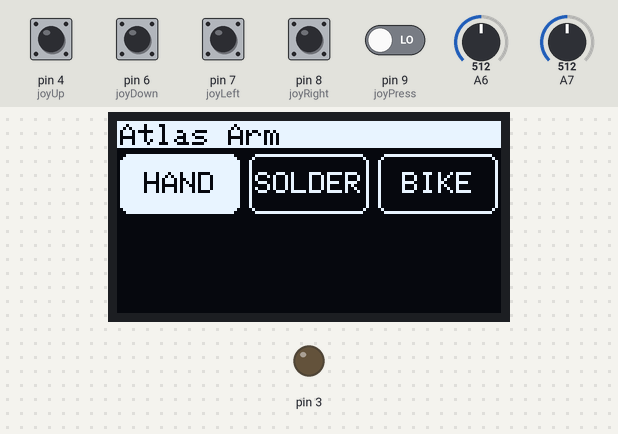
Bench run of a sketch on a simulated Arduino Nano, built with avr-gcc and run on an emulated ATmega328P. On the bench: 128×64 one-colour display, output pins drawn as LEDs (lit = HIGH). Inputs (shaded band) come from the test bench; at power-on: pin 4 (joyUp), pin 6 (joyDown), pin 7 (joyLeft), pin 8 (joyRight), pin 9 (joyPress) LOW, A6 = 512, A7 = 512. What the sketch prints to the serial monitor is not drawn.

Above: at 2.2 s.
2.3 s: pin 8 (joyRight) pulled HIGH for 0.15 s
At 3.1 s:
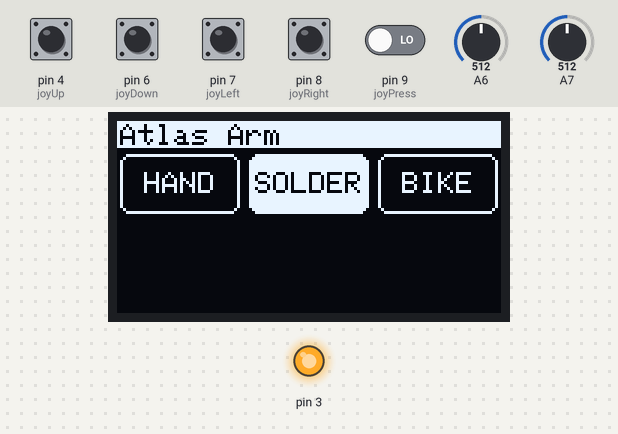
5.4 s: pin 6 (joyDown) pulled HIGH for 0.15 s
At 6.1 s:
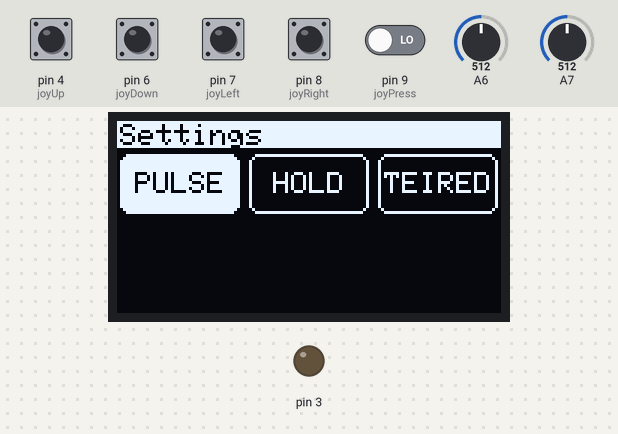
7.0 s: pin 6 (joyDown) pulled HIGH for 1 s
At 7.4 s:
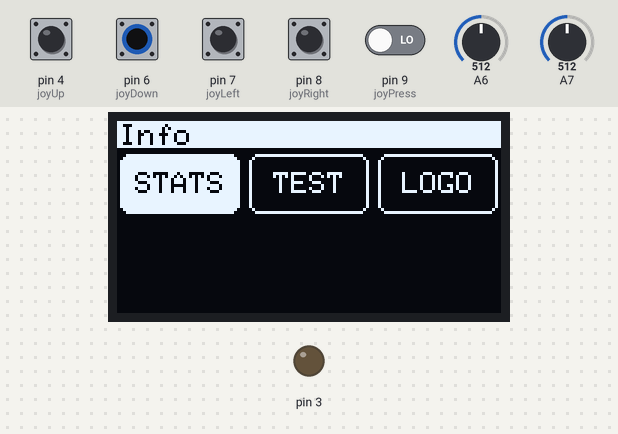
9.5 s: pin 8 (joyRight) pulled HIGH for 1 s
At 10.1 s:
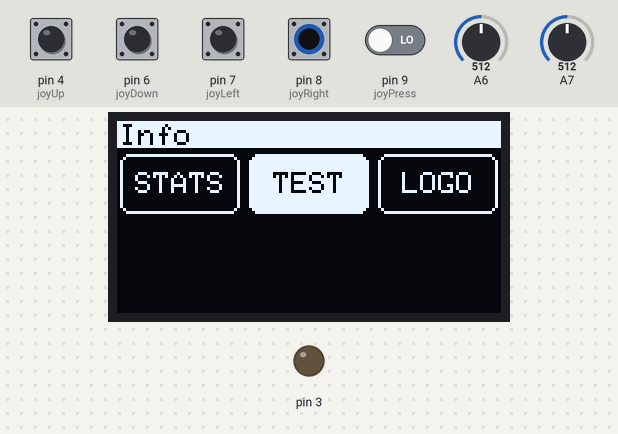
12.0 s: pin 8 (joyRight) pulled HIGH for 0.15 s
At 13.2 s:
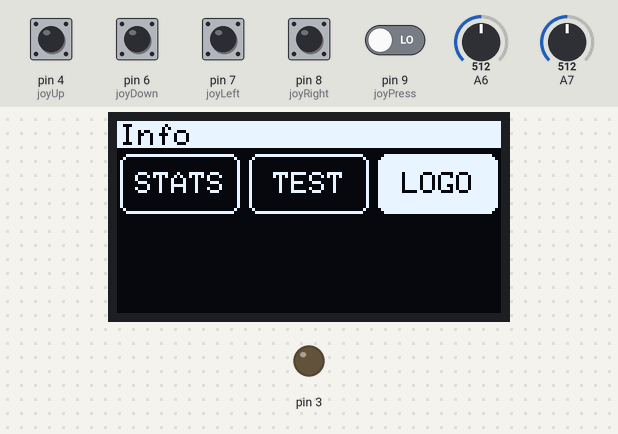
13.6 s: pin 4 (joyUp) pulled HIGH for 0.15 s
At 14.4 s:
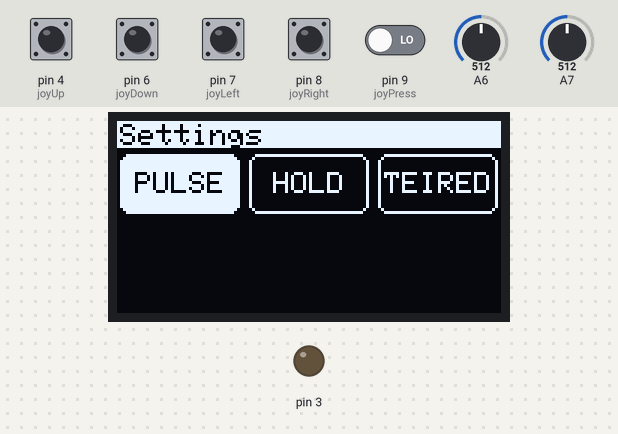
Timing chart, 0 to 16.2 s (numbered marks = the images above; inputs shaded):
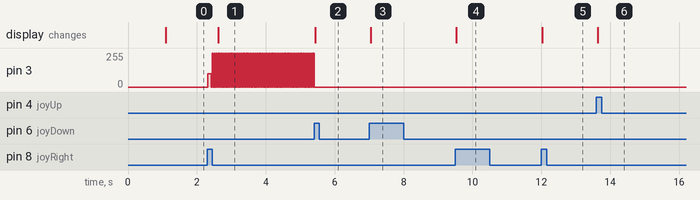

Measured:
- after the input at 2.3 s, pin 3: 0/255 → 100/255 at once, then repeats every 0.04 s: 0/255 0.03 s, 255/255 0.01 s; the display: changes after 0.32 s (image 1)
- after the input at 5.4 s, pin 3: goes on until 5.4 s, then stays 0/255; the display: changes at once (image 2)
- after the input at 7.0 s, the display: changes at once (image 3)
- after the input at 9.5 s, the display: changes at once (image 4)
- after the input at 12.0 s, the display: changes at once (image 5)
- after the input at 13.6 s, the display: changes at once (image 6)

The sketch:

firmware.ino
```cpp
/*
Atlas Laboratories, LLC
Written by Stephen Hawes
Atlas Arm V5.0
Standard Hand Firmware
*/

/*
Copyright (c) 2017 Stephen Hawes

Permission is hereby granted, free of charge, to any person obtaining a copy
of this software and associated documentation files (the "Software"), to deal
in the Software without restriction, including without limitation the rights
to use, copy, modify, merge, publish, distribute, sublicense, and/or sell
copies of the Software, and to permit persons to whom the Software is
furnished to do so, subject to the following conditions:

The above copyright notice and this permission notice shall be included in all
copies or substantial portions of the Software.

THE SOFTWARE IS PROVIDED "AS IS", WITHOUT WARRANTY OF ANY KIND, EXPRESS OR
IMPLIED, INCLUDING BUT NOT LIMITED TO THE WARRANTIES OF MERCHANTABILITY,
FITNESS FOR A PARTICULAR PURPOSE AND NONINFRINGEMENT. IN NO EVENT SHALL THE
AUTHORS OR COPYRIGHT HOLDERS BE LIABLE FOR ANY CLAIM, DAMAGES OR OTHER
LIABILITY, WHETHER IN AN ACTION OF CONTRACT, TORT OR OTHERWISE, ARISING FROM,
OUT OF OR IN CONNECTION WITH THE SOFTWARE OR THE USE OR OTHER DEALINGS IN THE
SOFTWARE.
*/

/* Pin Reference
 * A4 - I2C Data / Hitch Analog Pin
 * A5 - I2C Clock / Hitch Analog Pin
 * A6 - Hitch Analog Pin
 * A7 - EMG Signal
 * D3 - PWM / Interrupt / Hitch Digital Pin
 * D5 - PWM / Hitch Digital Pin
 *
 * D4 - Joy Up (A)
 * D6 - Joy Down (C)
 * D7 - Joy Left (B)
 * D8 - Joy Right (D)
 * D9 - Joy Center Press (Center)
 *
 *
 */

/*
 *
 *  LIBRARIES
 *
 */
//These libraries are from Adafruit that run the screen driver
#include <Adafruit_SSD1306.h>
#include <Adafruit_GFX.h>
#include <SPI.h>
#include <Wire.h>
//For storing calibration values
#include <EEPROM.h>
//For controlling grip strength
#include <PID_v1.h>


static const unsigned char PROGMEM logo16_glcd_bmp[] =
{ B11111111, B11111111, B11111111, B11111111, B11111111, B11111111, B11111111, B11111111, B11111111, B11111111, B11111111, B11111111, B11111111, B11111111, B11111111, B11111111,
  B10000000, B00000000, B00000000, B00000000, B00000000, B00000000, B00000000, B00000000, B00000000, B00000000, B00000000, B00000000, B00000000, B00000000, B00000000, B00000001,
  B10000000, B00000000, B00000000, B00000000, B11111110, B00000000, B00000000, B00000000, B00000000, B00000000, B00000000, B00000000, B00000000, B00000000, B00000000, B00000001,
  B10000000, B00000000, B00000000, B00000011, B11111111, B10000000, B00000000, B00000000, B00000000, B00000000, B00000000, B00000000, B00000000, B00000000, B00000000, B00000001,
  B10000000, B00000000, B00000000, B00001111, B00000001, B11100000, B00000000, B00000000, B00000000, B00000000, B00000000, B00000000, B00000000, B00000000, B00000000, B00000001,
  B10000000, B00000000, B00000000, B00011100, B00000000, B01110000, B00000000, B00000000, B00000000, B00000000, B00000000, B00000000, B00000000, B00000000, B00000000, B00000001,
  B10000000, B00000000, B00000000, B00111000, B00000000, B00111000, B00000001, B10001001, B00000000, B00000000, B00000000, B00000000, B00000000, B00000000, B00000000, B00000001,
  B10000000, B00000000, B00000000, B00110000, B00000000, B00011000, B00000001, B10001001, B00000000, B00000000, B00000000, B00000000, B00000000, B00000000, B00000000, B00000001,
  B10000000, B00000000, B00000000, B01100000, B00000000, B00001100, B00000011, B11011101, B00111000, B11100000, B00000000, B00000000, B00000000, B00000000, B00000000, B00000001,
  B10000000, B00000000, B00000000, B01100000, B00000000, B00001100, B00000010, B01001001, B00001001, B00000000, B00000000, B00000000, B00000000, B00000000, B00000000, B00000001,
  B10000000, B00000000, B00000000, B11000000, B00000000, B00000110, B00000011, B11001001, B00111000, B11000000, B00000000, B00000000, B00000000, B00000000, B00000000, B00000001,
  B10000000, B00000000, B00000000, B11000000, B00000000, B00000110, B00000110, B01101001, B01001000, B00100000, B00000000, B00000000, B00000000, B00000000, B00000000, B00000001,
  B10000000, B00000000, B00000000, B11000000, B00000000, B00000110, B00000100, B00101101, B01111101, B11000000, B00000000, B00000000, B00000000, B00000000, B00000000, B00000001,
  B10000000, B00000000, B00000000, B11000000, B00000000, B00000110, B00000000, B00000000, B00000000, B00000000, B00000000, B00000000, B00000000, B00000000, B00000000, B00000001,
  B10000000, B00000000, B00000000, B11000000, B00010000, B00000110, B00000000, B00000000, B00000000, B00000000, B00000000, B00000000, B00000000, B00000000, B00000000, B00000001,
  B10000000, B00000000, B00000000, B11000000, B00010000, B00000110, B00000000, B00000000, B00000000, B00000000, B00000000, B00000000, B00000000, B00000000, B00000000, B00000001,
  B10000000, B00000000, B00000000, B11000000, B00111000, B00000110, B00000000, B00000000, B00000000, B00000000, B00000000, B00000000, B00000000, B00000000, B00000000, B00000001,
  B10000000, B00000000, B00000000, B01100000, B00111000, B00001100, B00000100, B00000000, B01000000, B00000000, B00001000, B00000000, B10000000, B00000000, B00000000, B00000001,
  B10000000, B00000000, B00000000, B01100000, B01010100, B00001100, B00000100, B00000000, B01000000, B00000000, B00001000, B00000000, B00000000, B00000000, B00000000, B00000001,
  B10000000, B00000000, B00000000, B00110000, B01010100, B00011000, B00000100, B00001110, B01110001, B10011101, B11011100, B11001110, B10011100, B01110000, B00000000, B00000001,
  B10000000, B00000000, B00000000, B00111000, B11010110, B00111000, B00000100, B00000010, B01001010, B01010000, B01001001, B00101000, B10100010, B10000000, B00000000, B00000001,
  B10000000, B00000000, B00000000, B00011100, B10010010, B01110000, B00000100, B00001110, B01001010, B01010001, B11001001, B00101000, B10111110, B01100000, B00000000, B00000001,
  B10000000, B00000000, B00000000, B00001111, B10010011, B11100000, B00000100, B00010010, B01001010, B01010010, B01001001, B00101000, B10100000, B00010000, B00000000, B00000001,
  B10000000, B00000000, B00000000, B00000011, B11111111, B10000000, B00000111, B11011111, B01110001, B10010011, B11101100, B11001000, B10011100, B11100000, B00000000, B00000001,
  B10000000, B00000000, B00000000, B00000000, B01111100, B00000000, B00000000, B00000000, B00000000, B00000000, B00000000, B00000000, B00000000, B00000000, B00000000, B00000001,
  B10000000, B00000000, B00000000, B00000011, B00000001, B10000000, B00000000, B00000000, B00000000, B00000000, B00000000, B00000000, B00000000, B00000000, B00000000, B00000001,
  B10000000, B00000000, B00000000, B00000111, B10111011, B11000000, B00000000, B00000000, B00000000, B00000000, B00000000, B00000000, B00000000, B00000000, B00000000, B00000001,
  B10000000, B00000000, B00000000, B00000111, B00111001, B11000000, B00000000, B00000000, B00000000, B00000000, B00000000, B00000000, B00000000, B00000000, B00000000, B00000001,
  B10000000, B00000000, B00000000, B00000001, B00111001, B00000000, B00000000, B00000000, B00000000, B00000000, B00000000, B00000000, B00000000, B00000000, B00000000, B00000001,
  B10000000, B00000000, B00000000, B00000000, B00000000, B00000000, B00000000, B00000000, B00000000, B00000000, B00000000, B00000000, B00000000, B00000000, B00000000, B00000001,
  B10000000, B00000000, B00000000, B00000000, B00000000, B00000000, B00000000, B00000000, B00000000, B00000000, B00000000, B00000000, B00000000, B00000000, B00000000, B00000001,
  B11111111, B11111111, B11111111, B11111111, B11111111, B11111111, B11111111, B11111111, B11111111, B11111111, B11111111, B11111111, B11111111, B11111111, B11111111, B11111111
  };


//Defining joystick digital pins
#define joyUp       4
#define joyDown     6
#define joyLeft     7
#define joyRight    8
#define joyPress    9

//Defining analog pins
#define sphA1  A4
#define sphA2  A5
#define sphA3  A6
#define emg    A7

//Defining digital pins
#define sphD1  3
#define sphD2  5

//Defining size of EMG Cache
#define emgCacheSize  10

#define OLED_RESET A1


/* Holds position of current menu.
 *  0=main menu
 *  1=hand menu
 *  2=solder menu
 *  3=threshold menu
 *  4=hand select menu
 *  5=version menu
 *  6=calibrate menu
 */
int currentMenu = 0;
int currentWidth = 0;
int currentHand = 0;
bool motorTestStatus = false;
bool logoViewStatus = false;

//Joystick variables
int joyMemory = 0;

//EMG variables
int emgCache[emgCacheSize] = {0,0,0,0,0,0,0,0,0,0};
int newEmg = 0;
float avgEmg = 0;
int emgCachePosition = 0;
int summedCache = 0;
int state = 0; //0 for open, 1 for light squeeze, 2 for hard squeeze
int oldState = 0;

//EEPROM
//address in eeprom is 0
int eepromThreshold1 = 530;
//EEPROM.read(0);
//address in eeprom is 1
//int eepromThreshold2 = 90;
//EEPROM.read(1);
//address in eeprom is 2
int eepromNeutral = 0;
//EEPROM.read(2);

//PID
int PIDstate = 0;
double Kp = 2;
double Ki = 5;
double Kd = 1;
double handSetpoint = 150;
double input = 0;
double output = 0;

//PID
PID handPID(&input, &output, &handSetpoint, Kp, Ki, Kd, DIRECT);

//Display
Adafruit_SSD1306 display(OLED_RESET);

void setup() {

  //Serial
  Serial.begin(9600);
  Serial.println("ATLAS ARM V5.0");

  //Display

  display.begin(SSD1306_SWITCHCAPVCC, 0x3C);
  display.clearDisplay();
  display.drawBitmap(0, 0,  logo16_glcd_bmp, 128, 32, 1);
  display.display();
  delay(1000);
  display.clearDisplay();
  loadHandMenu(0);

  handPID.SetMode(AUTOMATIC);

}

void loop() {
  //main loop of OS!

  //serial out a bit of data for diagnostics
  Serial.print("Menu: " + currentMenu);
  Serial.println(" Width: " + currentWidth);

  //checking joystick and changing (and displaying) menu accordingly
  int joy = checkJoy();
  if(joyMemory != 0 && joy == 0){
    joyMemory = 0;
  }
  if (joy != joyMemory && joy != 0){
    changeMenu(joy);
    joyMemory = joy;
  }

  //running loops for specific menus
  if(currentMenu == 0 && currentWidth == 0){ //if on standard hand menu
    standardHandControl();
  }
  else if(currentMenu == 0 && currentWidth == 1){ //if on solder hand menu
    solderHandControl();
  }
  else if(currentMenu == 0 && currentWidth == 2){
    bikeHandControl();
  }
  else if(motorTestStatus){
    runPidHand();
  }
}
//END MAIN OS LOOP


int checkJoy(){
  //check joy returns an integer representing which direction the joystick is pointing. 0 for neutral, 1 for up, 2 for right, 3 for down, and 4 for left
  int upBit = digitalRead(joyUp);
  int downBit = digitalRead(joyDown);
  int leftBit = digitalRead(joyLeft);
  int rightBit = digitalRead(joyRight);
  int pressBit = digitalRead(joyPress);

  if(upBit){
    return 1;
  }
  else if(downBit){
    return 3;
  }
  else if(leftBit){
    return 4;
  }
  else if(rightBit){
    return 2;
  }
  else if(pressBit){
    return 5;
  }
  else{
    return 0;
  }

}

void standardHandControl(){
  /* loop run through for normal atlas arm peripheral
   * D3 is pwm
   * D5 is direction
   * A6 is current sense
   */

  //Gather and analize emg data to update "setpoint" variable which will come into effect in Motor segment below
  updateEmgAvg();
  Serial.println(avgEmg);
  if(avgEmg < eepromThreshold1){
    state = 0;
  }
  else{
    state = 1;
  }

  if(oldState == 0 && state == 1){ //think: only on the rising edge
    delay(100);
    for(int i=0;i<10;i++){
      updateEmgAvg();
    }
    if(avgEmg > eepromThreshold1){
      if(handSetpoint == 0){
        handSetpoint = 150;
      }
      else{
        handSetpoint = 0;
        //spin backwards slightly to open hand
        digitalWrite(5, LOW);
        analogWrite(3, 100);
        delay(100);
        analogWrite(3, 0);
      }
    }
    else{
      state = 0;
    }
  }

  oldState = state;

  //Change Motor PID in accordance with changes in EMG segment above

  runPidHand();

}

void solderHandControl(){
  digitalWrite(3, HIGH);
  delay(10);
  digitalWrite(3, LOW);
  delay(10);
}

void bikeHandControl(){
    digitalWrite(5, HIGH);
    delay(10);
    digitalWrite(5, LOW);
    delay(10);
}

//gets new emg value, replaces oldest emg value in cache, averages the cache, and saves the average to avgEmg
void updateEmgAvg(){
  //bring in new emg data point and add to cache.
  newEmg = analogRead(A7);
  summedCache = summedCache - emgCache[emgCachePosition];
  summedCache = summedCache + newEmg;

  emgCache[emgCachePosition] = newEmg;
  if(emgCachePosition == (emgCacheSize - 1)){
    emgCachePosition = 0;
  }
  else{
    emgCachePosition++;
  }

  avgEmg = summedCache / emgCacheSize;

}

/*
*
* Ok, here's the PID function.
* This function reads the analog pin,
*
*/

void runPidHand(){
  input = analogRead(A6);
  handPID.Compute();
  digitalWrite(5, HIGH);
  analogWrite(3, output);
}

void stopPidHand(){
  //spin backwards slightly to open hand
  digitalWrite(5, LOW);
  analogWrite(3, 100);
  delay(100);
  //kill analog write function
  analogWrite(3, 0);
}

/*
 *
 * MENU SHIT
 *
 */
void changeMenu(int joy){
  if((joy == 1 || joy == 3) && motorTestStatus == false && logoViewStatus == false){
    changeMenuVertical(joy);
  }
  else if((joy == 2 || joy == 4) && motorTestStatus == false && logoViewStatus == false){
    changeMenuHorizontal(joy);
  }
  else if(joy == 5){
    changeMenuClick();
  }
}

void changeMenuVertical(int joy){
  if (currentMenu == 0){
    if(joy == 3){
      if(currentWidth == 0){ //turn off hand if left on in hand menu while moving vertical
        stopPidHand();
      }
      loadSettingsMenu(0);
    }
  }
  else if(currentMenu == 1){ //Standard hand menu
    if(joy == 3){
      loadInfoMenu(0);
    }
    else{
      loadHandMenu(0);
    }
  }
  else if(currentMenu == 2){ //Solder hand menu
    if(joy == 1){
      loadSettingsMenu(0);
    }
  }

}

void changeMenuHorizontal(int joy){
  if (currentMenu == 0){
    if(joy == 2){
      if(currentWidth == 0){
        //turning off hand if left on while menu changes
        stopPidHand();
        //normal menu change
        loadHandMenu(1);
      }
      else if(currentWidth == 1){
        loadHandMenu(2);
      }
    }
    else if(joy == 4){
      if(currentWidth == 2){
        loadHandMenu(1);
      }
      else if(currentWidth == 1){
        loadHandMenu(0);
      }
    }
  }
  else if(currentMenu == 1){ //Standard hand menu
    if(joy == 2){
      if(currentWidth == 0){
        loadSettingsMenu(1);
      }
      else if(currentWidth == 1){
        loadSettingsMenu(2);
      }
    }
    else if(joy == 4){
      if(currentWidth == 2){
        loadSettingsMenu(1);
      }
      else if(currentWidth == 1){
        loadSettingsMenu(0);
      }
    }
  }
  else if(currentMenu == 2){ //Solder hand menu
    if(joy == 2){
      if(currentWidth == 0){
        loadInfoMenu(1);
      }
      else if(currentWidth == 1){
        loadInfoMenu(2);
      }
    }
    else if(joy == 4){
      if(currentWidth == 2){
        loadInfoMenu(1);
      }
      else if(currentWidth == 1){
        loadInfoMenu(0);
      }
    }
  }
}

void changeMenuClick(){
  if(currentMenu == 2 && currentWidth == 1){ // if we click on the "test" menu item
    if(motorTestStatus){ // ...and if we're already running the motor (and looking to shut it off)
      //turn motor off
      stopPidHand();
      motorTestStatus = false;
    }
    else{ // ..or we just navigated here and we're looking to test the motor and turn it on
      motorTestStatus = true;
    }
  }
  if(currentMenu == 2 && currentWidth == 2){ // if we click on the "logo" menu item
    if(logoViewStatus){
      loadInfoMenu(2);
      logoViewStatus = false;
    }
    else{
      display.clearDisplay();
      display.drawBitmap(0, 0,  logo16_glcd_bmp, 128, 32, 1);
      logoViewStatus = true;
      display.display();
    }
  }
}

void loadHandMenu(int width){ //0
  //clear display
  display.clearDisplay();
  //write header
  display.fillRect(0, 0, 128, 9, WHITE);
  display.setTextSize(1);
  display.setTextColor(BLACK);
  display.setCursor(1,1);
  display.print("Atlas Arm");

  //HAND MENU OPTION
  if(width == 0){
    drawMenuItem(0, 8, 6, "HAND", true);
    drawMenuItem(1, 2, 6, "SOLDER", false);
    drawMenuItem(2, 8, 6, "BIKE", false);

  }
  //solder hand MENU OPTION
  else if(width == 1){
    drawMenuItem(0, 8, 6, "HAND", false);
    drawMenuItem(1, 2, 6, "SOLDER", true);
    drawMenuItem(2, 8, 6, "BIKE", false);
  }

  //motorcycle MENU OPTION
  else if(width == 2){
    drawMenuItem(0, 8, 6, "HAND", false);
    drawMenuItem(1, 2, 6, "SOLDER", false);
    drawMenuItem(2, 8, 6, "BIKE", true);
  }
  //setting current screen:
  currentMenu = 0;
  currentWidth = width;
  display.display();
}

void loadSettingsMenu(int width){ //1
  //clear display
  display.clearDisplay();
  //write header
  display.fillRect(0, 0, 128, 9, WHITE);
  display.setTextSize(1);
  display.setTextColor(BLACK);
  display.setCursor(1,1);
  display.print("Settings");

  //HAND MENU OPTION
  if(width == 0){
    drawMenuItem(0, 5, 6, "PULSE", true);
    drawMenuItem(1, 8, 6, "HOLD", false);
    drawMenuItem(2, 2, 6, "TEIRED", false);

  }
  //solder hand MENU OPTION
  else if(width == 1){
    drawMenuItem(0, 5, 6, "PULSE", false);
    drawMenuItem(1, 8, 6, "HOLD", true);
    drawMenuItem(2, 2, 6, "TEIRED", false);
  }

  //motorcycle MENU OPTION
  else if(width == 2){
    drawMenuItem(0, 5, 6, "PULSE", false);
    drawMenuItem(1, 8, 6, "HOLD", false);
    drawMenuItem(2, 2, 6, "TEIRED", true);
  }
  //setting current screen:
  currentMenu = 1;
  currentWidth = width;
  display.display();

}

void loadInfoMenu(int width){ //2
  //clear display
  display.clearDisplay();
  //write header
  display.fillRect(0, 0, 128, 9, WHITE);
  display.setTextSize(1);
  display.setTextColor(BLACK);
  display.setCursor(1,1);
  display.print("Info");

  //HAND MENU OPTION
  if(width == 0){
    drawMenuItem(0, 5, 6, "STATS", true);
    drawMenuItem(1, 8, 6, "TEST", false);
    drawMenuItem(2, 8, 6, "LOGO", false);

  }
  //solder hand MENU OPTION
  else if(width == 1){
    drawMenuItem(0, 5, 6, "STATS", false);
    drawMenuItem(1, 8, 6, "TEST", true);
    drawMenuItem(2, 8, 6, "LOGO", false);
  }
  else if(width == 2){
    drawMenuItem(0, 5, 6, "STATS", false);
    drawMenuItem(1, 8, 6, "TEST", false);
    drawMenuItem(2, 8, 6, "LOGO", true);
  }

  //setting current screen:
  currentMenu = 2;
  currentWidth = width;
  display.display();

}

void drawMenuItem(int pos, int x, int y, String title, bool active){
  int yBOX=11;
  int xBOX;
  if(pos == 0){
    xBOX = 1;
  }
  else if(pos == 1){
    xBOX = 44;
  }
  else if(pos == 2){
    xBOX = 87;
  }
  if(active){
    display.fillRoundRect(xBOX, yBOX, 40, 20, 3, WHITE);
    display.setTextSize(1);
    display.setTextColor(BLACK);
    display.setCursor(xBOX+x, yBOX+y);
    display.print(title);
  }
  else{
    display.drawRoundRect(xBOX, yBOX, 40, 20, 3, WHITE);
    display.setTextSize(1);
    display.setTextColor(WHITE);
    display.setCursor(xBOX+x, yBOX+y);
    display.print(title);
  }


}
```
